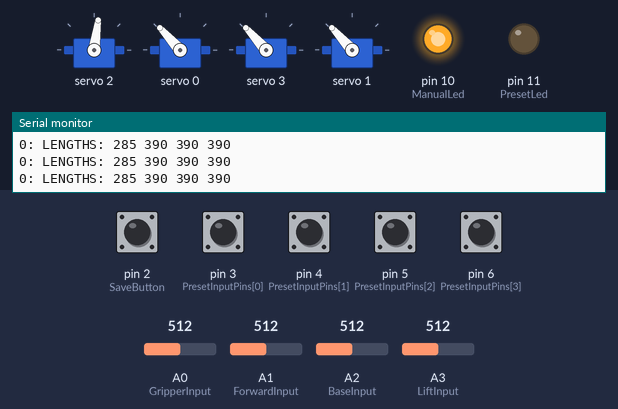
A sketch run on a simulated Arduino Uno, built with avr-gcc and run on an emulated ATmega328P. Shown: 4 × servo, output pins drawn as LEDs (lit = HIGH), the last lines printed to the serial monitor. Inputs (shaded band) come from the test bench; at power-on: pin 2 (SaveButton), pin 3 (PresetInputPins[0]), pin 4 (PresetInputPins[1]), pin 5 (PresetInputPins[2]), pin 6 (PresetInputPins[3]) HIGH, A1 (ForwardInput) = 512, A0 (GripperInput) = 512, A2 (BaseInput) = 512, A3 (LiftInput) = 512.

Above: at 1.2 s.
1.3 s: pin 2 (SaveButton) pulled LOW for 0.15 s
At 2.0 s:
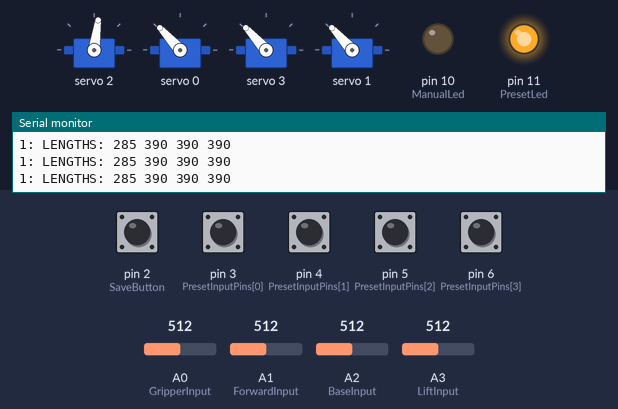
2.9 s: pin 3 (PresetInputPins[0]) pulled LOW for 0.15 s
At 3.8 s:
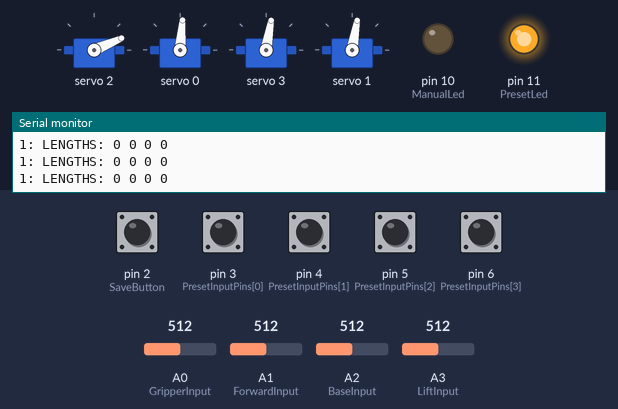
4.5 s: pin 2 (SaveButton) pulled LOW for 1 s
At 5.5 s:
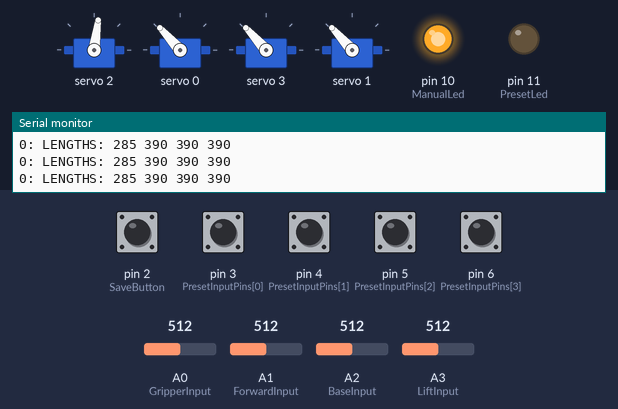
7.0 s: A1 (ForwardInput) set to 490
At 7.7 s:
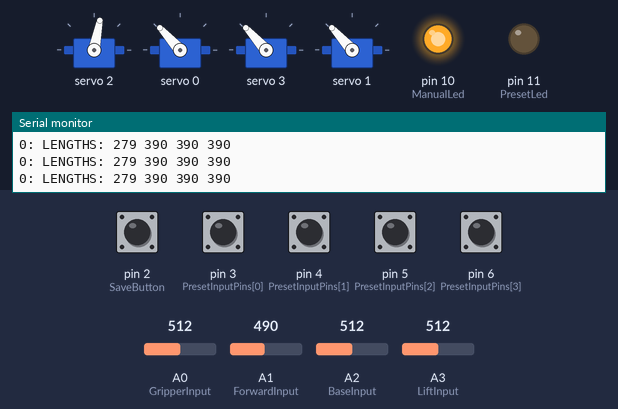
8.5 s: A0 (GripperInput) set to 716
At 8.9 s:
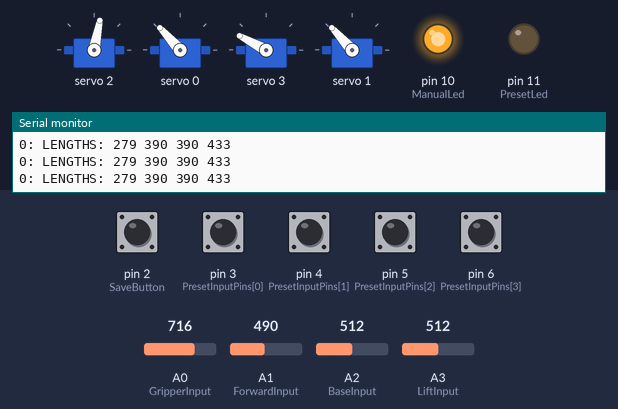
10.0 s: A2 (BaseInput) set to 716
At 11.0 s:
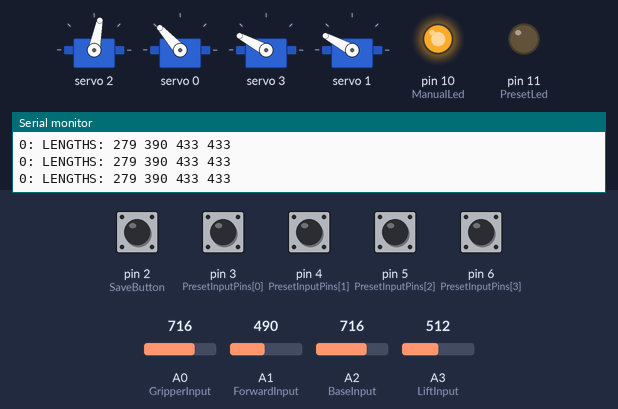
Timing chart, 0 to 12.5 s (numbered marks = the images above; inputs shaded):
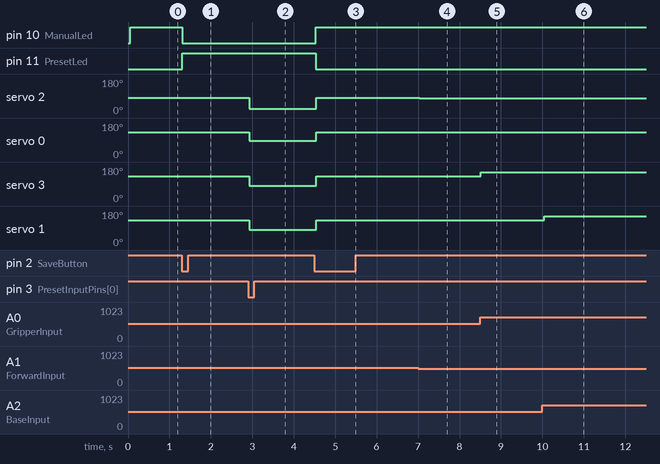

Measured:
- after the input at 1.3 s, pin 10 (ManualLed): HIGH → LOW at once; pin 11 (PresetLed): LOW → HIGH at once
- after the input at 2.9 s, servo 2: 82° → 23° at once; servo 0: 132° → 85° at once; servo 3, servo 1: 132° → 80° at once
- after the input at 4.5 s, pin 10 (ManualLed): LOW → HIGH at once; pin 11 (PresetLed): HIGH → LOW at once; servo 2: 23° → 82° at once; servo 0: 85° → 132° at once; servo 3, servo 1: 80° → 132° at once
- after the input at 7.0 s, servo 2: 82° → 79° at once
- after the input at 8.5 s, servo 3: 132° → 152° at once
- after the input at 10.0 s, servo 1: 132° → 152° at once

The sketch:

RobotArm.ino
```cpp
#include <Wire.h>
#include <Adafruit_PWMServoDriver.h>

Adafruit_PWMServoDriver pwm = Adafruit_PWMServoDriver();

#define SERVO_FREQ 50

/* PIN LAYOUT
 *
 * Led
 *  Preset mode indicator: 11
 *  Manual mode indicator: 10
 *
 * Buttons
 *  Toggle mode: 2
 *  Preset 1   : 3
 *  Preset 2   : 4
 *  Preset 3   : 5
 *  Preset 4   : 6
 *
 * Dials
 *  Gripper input: A0
 *  Base input   : A1
 *  Forward input: A2
 *  Lift input   : A3
 *
 * Servo Board
 *  Serial Data (SDA): A4
 *  Serial Clock(SCL): A5
 */

const int PresetLed = 11;
const int ManualLed = 10;

const int ForwardArmChannel = 2;
const int ForwardArmMax = 410;
const int ForwardArmMin = 160;

const int LiftArmChannel = 0;
const int LiftArmMax = 490;
const int LiftArmMin = 290;

const int GripperChannel = 3;
const int GripperMax = 500;
const int GripperMin = 280;

const int BaseChannel = 1;
const int BaseMax = 500;
const int BaseMin = 280;

const int SaveButton = 2;
const int PresetInputPins[] = {3, 4, 5, 6};

const int LiftInput = A3;
const int BaseInput = A2;
const int ForwardInput = A1;
const int GripperInput = A0;

typedef struct  {
  int ForwardPosition;
  int LiftPosition;
  int GripperPosition;
  int BasePosition;
} RobotState;

RobotState presetStates[] = {{0, 0, 0, 0}, {1, 1, 1, 1}, {2, 2, 2, 2}, {3, 3, 3, 3}};


void setup() {
  Serial.begin(9600);

  pwm.begin();
  pwm.setOscillatorFrequency(27000000);
  pwm.setPWMFreq(SERVO_FREQ);  // Analog servos run at ~50 Hz updates.
  pinMode(SaveButton, INPUT_PULLUP);
  digitalWrite(SaveButton, HIGH);

  for(int i = 0; i < sizeof(PresetInputPins)/sizeof(PresetInputPins[0]); i++){
    pinMode(PresetInputPins[i], INPUT_PULLUP);
    digitalWrite(PresetInputPins[i], HIGH);
  }

  attachInterrupt(digitalPinToInterrupt(SaveButton), ToggleState, FALLING);

  pinMode(LiftInput, INPUT);
  pinMode(BaseInput, INPUT);
  pinMode(ForwardInput, INPUT);
  pinMode(GripperInput, INPUT);
  digitalWrite(GripperInput, HIGH);

  pinMode(PresetLed, OUTPUT);
  pinMode(ManualLed, OUTPUT);
}

bool PresetControls = false;
void ToggleState(){
  Serial.print("Toggling State");
  PresetControls = !PresetControls;
}

String command;
int ForwardArmPulseLength = 300;
int LiftArmPulseLength = 400;
int GripperPulseLength = 0;
int BasePulseLength = 0;

bool GripperOpen = false;
void loop() {


  // In preset control mode:
  // When a preset button is click
  // Move robot to that state
  if(PresetControls){

    for(int i = 0; i != 4; i++){
      if(!digitalRead(PresetInputPins[i])){
        ForwardArmPulseLength = presetStates[i].ForwardPosition;
        LiftArmPulseLength = presetStates[i].LiftPosition;
        BasePulseLength = presetStates[i].BasePosition;
        GripperPulseLength = presetStates[i].GripperPosition;
      }
    }
  }
  // In normal control mode:
  // use pots to control robot
  // When a preset button is click
  // Save the current state to the correct preset
  else{
    ForwardArmPulseLength = map(analogRead(ForwardInput), 0, 1023, ForwardArmMin, ForwardArmMax);
    LiftArmPulseLength = map(analogRead(LiftInput), 0, 1023, LiftArmMin, LiftArmMax);
    BasePulseLength = map(analogRead(BaseInput), 0, 1023, BaseMin, BaseMax);
    GripperPulseLength = map(analogRead(GripperInput), 0, 1023, GripperMin, GripperMax);

    for(int i = 0; i != 4; i++){
      if(!digitalRead(PresetInputPins[i])){
        Serial.print(String(i) + " updated: ");
        presetStates[i] = (RobotState){ForwardArmPulseLength, LiftArmPulseLength, GripperPulseLength, BasePulseLength};
      }
    }
  }

  //Serial.println("INPUTS:  " + String(analogRead(ForwardInput)) + " " + String(analogRead(LiftInput)) + " " + String(analogRead(BaseInput)) + " " + String(analogRead(GripperInput)));
  //Serial.println("LENGTHS: " + String(ForwardArmPulseLength)+ " " + String(LiftArmPulseLength)+ " " + String(BasePulseLength) + " " + String(GripperPulseLength));

  pwm.setPWM(ForwardArmChannel, 0, constrain(ForwardArmPulseLength, ForwardArmMin, ForwardArmMax));
  pwm.setPWM(LiftArmChannel, 0, constrain(LiftArmPulseLength, LiftArmMin, LiftArmMax));
  pwm.setPWM(GripperChannel, 0, constrain(GripperPulseLength, GripperMin, GripperMax));
  pwm.setPWM(BaseChannel, 0, constrain(BasePulseLength, BaseMin, BaseMax));
  delay(50);

  Serial.print(String(PresetControls) + ": ");
  Serial.print("LENGTHS: " + String(ForwardArmPulseLength)+ " " + String(LiftArmPulseLength)+ " " + String(BasePulseLength) + " " + String(GripperPulseLength));
  Serial.println();
  /*
  Serial.println(String(digitalRead(PresetInputPins[0])) + ' ' +
                 String(digitalRead(PresetInputPins[1])) + ' ' +
                 String(digitalRead(PresetInputPins[2])) + ' ' +
                 String(digitalRead(PresetInputPins[3])) + ' ' +
                 String(digitalRead(SaveButton)) + ' ' +
                 String(PresetControls)
                 );
  */

  digitalWrite(PresetLed,  PresetControls);
  digitalWrite(ManualLed, !PresetControls);
}
```
